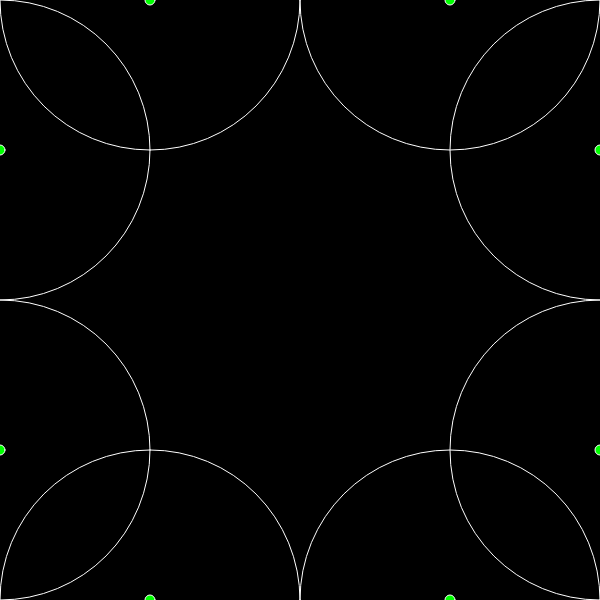
Frame 1 (no input)
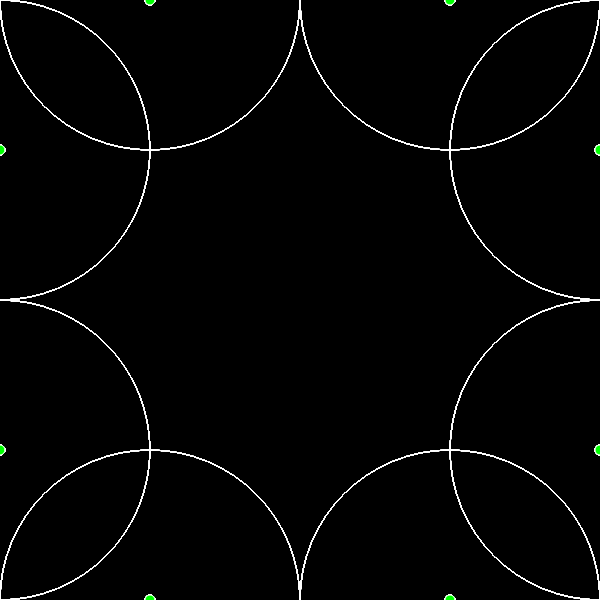
Frame 60 (no input)
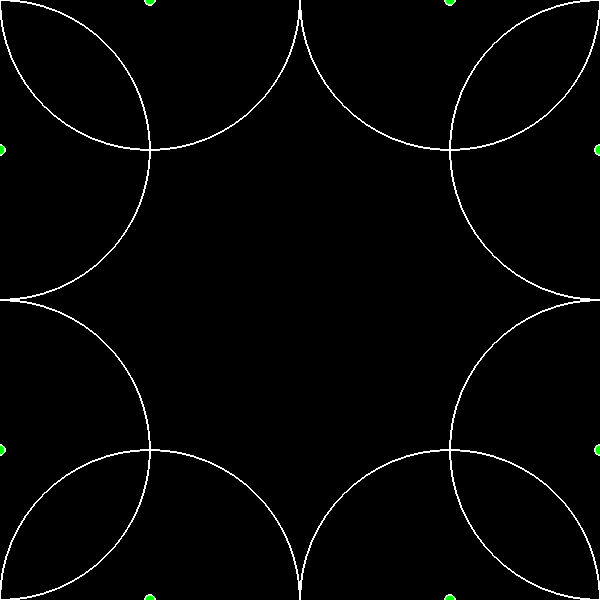
Frame 120 (the mouse pressed at the canvas centre since frame 60)

The p5.js sketch that drew these frames (run headless with seeded random() and noise() and a simulated clock; from frame 60 on, the mouse is pressed at the canvas centre):

// p5.js sketch
// ── sketch.js
/*
* Basic multiple circle Drawing 基础图形多个圆圈绘画
* Yuli Cai 蔡雨利 2017
*/

// Example 1-2: position and sizes
// 示例1-2：位置和大小


// 大椭圆半径
let r = 150;

// 每个椭圆圆心 x,y
let center1X = r;
let center1Y = 0;
let center2X = 0;
let center2Y = r;
let center3X = 0;
let center3Y = 3 * r;
let center4X = r;
let center4Y = 4 * r;
let center5X = 3 * r;
let center5Y = 4 * r;
let center6X = 4 * r;
let center6Y = 3 * r;
let center7X = 4 * r;
let center7Y = r;
let center8X = 3 * r;
let center8Y = 0;

function setup() {
  createCanvas(4 * r, 4 * r);
  background(0);
}

function draw() {

  // 大椭圆
  stroke(255);
  noFill();
  // ellipse 1 椭圆
  ellipse(center1X, center1Y, 2 * r);
  // 2
  ellipse(center2X, center2Y, 2 * r);
  // 3
  ellipse(center3X, center3Y, 2 * r);
  // 4
  ellipse(center4X, center4Y, 2 * r);
  // 5
  ellipse(center5X, center5Y, 2 * r);
  //6
  ellipse(center6X, center6Y, 2 * r);
  // 7
  ellipse(center7X, center7Y, 2 * r);
  // 8
  ellipse(center8X, center8Y, 2 * r);

  // 中间绿色小椭圆
  fill(0, 255, 0);
  // 1
  ellipse(center1X, center1Y, 10);
  // 2
  ellipse(center2X, center2Y, 10);
  // 3
  ellipse(center3X, center3Y, 10);
  // 4
  ellipse(center4X, center4Y, 10);
  // 5
  ellipse(center5X, center5Y, 10);
  //6
  ellipse(center6X, center6Y, 10);
  // 7
  ellipse(center7X, center7Y, 10);
  // 8
  ellipse(center8X, center8Y, 10);

}
